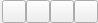
<?xml version="1.0" encoding="UTF-8"?>
<ui version="4.0">
 <class>LC_DimStylePreviewPanel</class>
 <widget class="QWidget" name="LC_DimStylePreviewPanel">
  <property name="geometry">
   <rect>
    <x>0</x>
    <y>0</y>
    <width>94</width>
    <height>22</height>
   </rect>
  </property>
  <property name="windowTitle">
   <string>Form</string>
  </property>
  <layout class="QGridLayout" name="gridLayout">
   <property name="leftMargin">
    <number>2</number>
   </property>
   <property name="topMargin">
    <number>0</number>
   </property>
   <property name="rightMargin">
    <number>0</number>
   </property>
   <property name="bottomMargin">
    <number>0</number>
   </property>
   <property name="horizontalSpacing">
    <number>0</number>
   </property>
   <item row="0" column="2">
    <widget class="QToolButton" name="tbZoomAuto">
     <property name="toolTip">
      <string>Zoom Auto</string>
     </property>
     <property name="text">
      <string/>
     </property>
     <property name="icon">
      <iconset resource="../../../../../../../res/icons/icons.qrc">
       <normaloff>:/icons/zoom_auto.lci</normaloff>:/icons/zoom_auto.lci</iconset>
     </property>
    </widget>
   </item>
   <item row="0" column="4">
    <spacer name="horizontalSpacer">
     <property name="orientation">
      <enum>Qt::Horizontal</enum>
     </property>
     <property name="sizeHint" stdset="0">
      <size>
       <width>0</width>
       <height>0</height>
      </size>
     </property>
    </spacer>
   </item>
   <item row="0" column="0">
    <widget class="QToolButton" name="tbZoomIn">
     <property name="toolTip">
      <string>Zoom In</string>
     </property>
     <property name="text">
      <string/>
     </property>
     <property name="icon">
      <iconset resource="../../../../../../../res/icons/icons.qrc">
       <normaloff>:/icons/zoom_in.lci</normaloff>:/icons/zoom_in.lci</iconset>
     </property>
    </widget>
   </item>
   <item row="0" column="1">
    <widget class="QToolButton" name="tbZoomOut">
     <property name="toolTip">
      <string>Zoom Auto</string>
     </property>
     <property name="text">
      <string/>
     </property>
     <property name="icon">
      <iconset resource="../../../../../../../res/icons/icons.qrc">
       <normaloff>:/icons/zoom_out.lci</normaloff>:/icons/zoom_out.lci</iconset>
     </property>
    </widget>
   </item>
   <item row="0" column="3">
    <widget class="QToolButton" name="tbZoomPan">
     <property name="toolTip">
      <string>Zoom Pan</string>
     </property>
     <property name="text">
      <string/>
     </property>
     <property name="icon">
      <iconset resource="../../../../../../../res/icons/icons.qrc">
       <normaloff>:/icons/zoom_pan.lci</normaloff>:/icons/zoom_pan.lci</iconset>
     </property>
    </widget>
   </item>
  </layout>
 </widget>
 <resources>
  <include location="../../../../../../../res/icons/icons.qrc"/>
 </resources>
 <connections/>
</ui>
